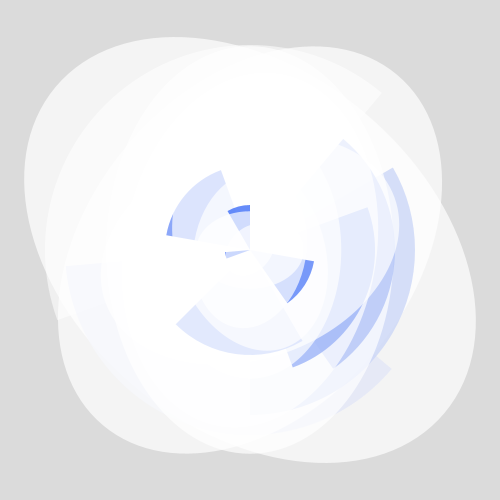
Frame 1 (no input)
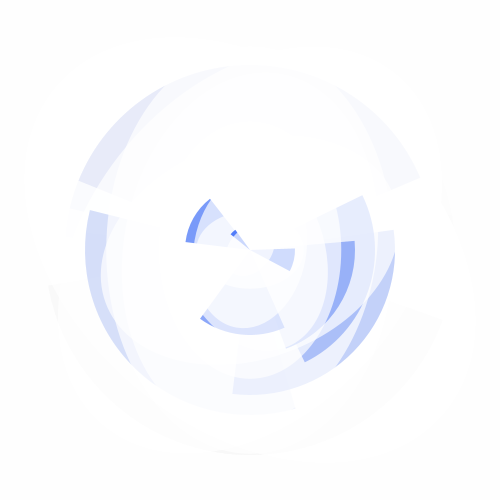
Frame 60 (the mouse pressed at the canvas centre just before this capture)
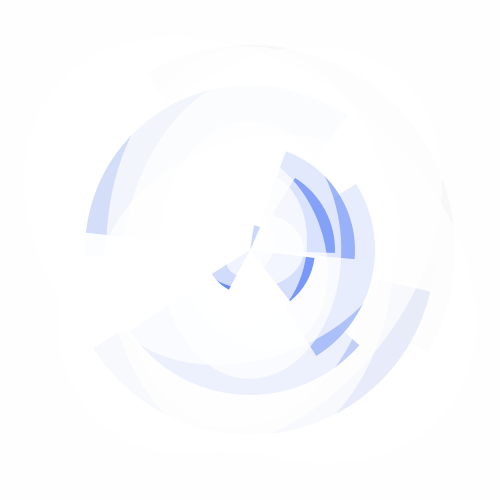
Frame 120 (the mouse held since frame 60 and released just before this capture)

The Processing sketch that drew these frames (run headless with seeded random() and noise(); from frame 60 on, the mouse is pressed at the canvas centre):

// Processing sketch: processing_8768
// ── processing_8768.pde

int Number = 10;
float X, Y;
int Radius[] = new int[Number+1];
int Deg[] = new int[Number+1];

void setup(){
  size(500, 500);
  colorMode(HSB,359,100,100,100);
  smooth();

  frameRate(25);
  X=Y=0;

  for(int i=Number; i>0; i--){
    Radius[i] = 10 + i*40;
    Deg[i] = 0;
  }
}


void draw(){
  fadeToWhite();  
  translate(width/2, height/2);
  noStroke();

  for(int i=Number; i>0; i--){
    rotate(radians(-i*50));

    fill(224, 99 - i*10, 97,75);
    arc(0,0,Radius[i],Radius[i],
    radians(Deg[i] + i*30), radians(Deg[i] + i*30 + i*15));

    fill(359,0,359,70);
//    fill(359,0,0,100);
//    ellipse(0,0,Radius[i]*.75, Radius[i]*.75);
    ellipse(0,0,Radius[i]*.75+i*20, Radius[i]*.75+i*5);

    X = Radius[i] * cos(radians(Deg[i])); 
    Y = Radius[i] * sin(radians(Deg[i])); 



    if(Deg[i] < 360){
      Deg[i] += i;
    }
    else{
      Deg[i]=0;
    }

  }
}

void fadeToWhite(){
  noStroke();
  fill(359,0,359,30);
  //  fill(359,0,0,90);
  rect(0,0,width,height);
}  
